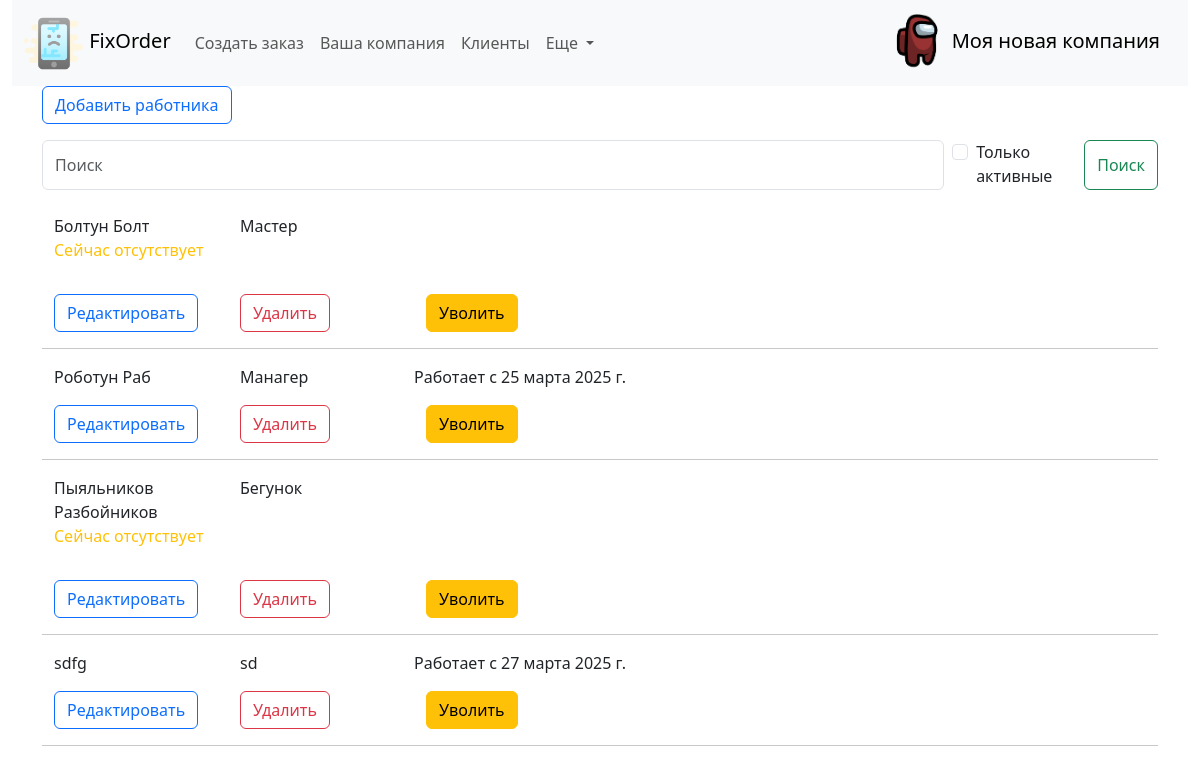
/employees/, run on an earlier commit of the app's database.
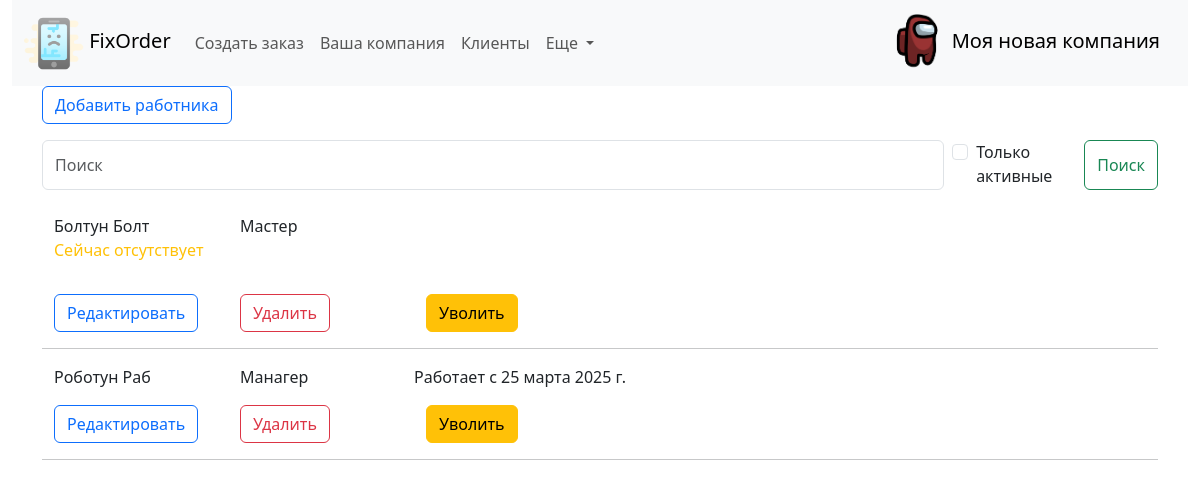
And on a later commit of the database.
### fixorder/models.py (models this page shows, shortened)
class Employee(models.Model):
    STATUS_CHOICES = [
        ('1', 'Работает'),
        ('2', 'Отсутствует'),
        ('3', 'Не работает'),]
    company = models.ForeignKey(
        Company,
        related_name='employees',
        default = 1,
        on_delete=models.CASCADE,
        verbose_name='Компания')
    name = models.CharField(max_length=255, verbose_name='Имя сотрудника')
    position = models.CharField(max_length=100, verbose_name='Должность')
    time_hire = models.DateField(default=date.today, verbose_name='Дата начала работы')
    time_fire = models.DateField(null=True, blank=True, verbose_name='Дата окончания работы')
    status = models.CharField(
        max_length=10,
        choices=STATUS_CHOICES,
        default='1',
        verbose_name='Статус')

### fixorder/views.py (the view)
# urls.py: path('employees/', views.Show_Employees.as_view(), name='employees'),
class Show_Employees(ListView):
    model = Employee
    template_name = 'fixorder/employeelist.html'
    context_object_name = 'my_employees'
    paginate_by = 20
    extra_context = {'title': 'Работники', 'header': 'Список работников'}
    def get_queryset(self):
        query = self.request.GET.get('q')
        checky = self.request.GET.get('cb')
        if not checky:
            if query:
                query = query.replace("\\", "")
                return Employee.objects.filter(
                    Q(name__iregex=query) | Q(position__iregex=query)) # для PosgreSQL можно использовать __icontains
            return super().get_queryset()
        else:
            return Employee.objects.filter(status=1).filter(
                Q(name__iregex=query) | Q(position__iregex=query))

### fixorder/templatetags/fixorder_tags.py (called while the page is built)
@register.simple_tag
def logo_url():
    return static('img/logo.png')

@register.simple_tag
def get_company_name():
    return Company.objects.get(pk=1).brand_name

### fixorder/templates/fixorder/employeelist.html (shortened to what this page needs)
{% extends 'fixorder/base.html' %}
{% block content %}
<p><a href="{% url 'newemployee' %}" class="btn btn-outline-primary">Добавить работника</a></p>
{% include 'fixorder/search_with_checkbox.html' %}
<br>
    {% for mye in my_employees %}
<li class="list-group-item">
    <div class="container">
        <div class="row">
            <div class="col-2">{{ mye.name }}</div>
            <div class="col-2">{{ mye.position }}</div>
{% if mye.status == "1" %}
    Работает с {{ mye.time_hire }}
{% elif mye.status == "3" %}
    <p class="text-danger">Не работает с {{ mye.time_fire }}</p>
{% elif mye.status == "2" %}
    <p class="text-warning">Сейчас отсутствует</p>
{% else %}
    Статус сотрудника неизвестен
{% endif %}
                    <p>
            <div class="col-2">
                <a href="{% url 'editemployee' mye.pk %}" class="btn btn-outline-primary">Редактировать</a>
            </div>
            <div class="col-2">
                <a href="{% url 'deleteemployee' mye.pk %}" class="btn btn-outline-danger">Удалить</a>
            </div>
                        <div class="col-2">
                <a href="{% url 'fireemployee' mye.pk %}" class="btn btn-warning">Уволить</a>
            </div>
            </p>
             <hr>
        </div>
    </div>
</li>
{% endfor %}
{% endblock content %}

What changed in the data, as far as the page shows it:
removed Employee: name "Пыяльников Разбойников", position "Бегунок", status "Сейчас отсутствует"
removed Employee: name "sdfg", position "sd", time_hire "27 марта 2025 г."
